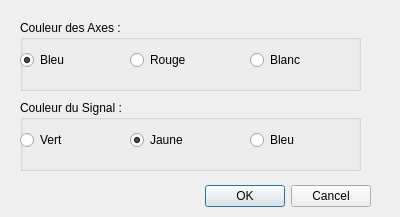
<?xml version="1.0" encoding="UTF-8"?>
<ui version="4.0">
 <class>Window</class>
 <widget class="QDialog" name="Window">
  <property name="geometry">
   <rect>
    <x>0</x>
    <y>0</y>
    <width>400</width>
    <height>217</height>
   </rect>
  </property>
  <property name="windowTitle">
   <string>Dialog</string>
  </property>
  <widget class="QDialogButtonBox" name="buttonBox">
   <property name="geometry">
    <rect>
     <x>30</x>
     <y>180</y>
     <width>341</width>
     <height>32</height>
    </rect>
   </property>
   <property name="orientation">
    <enum>Qt::Horizontal</enum>
   </property>
   <property name="standardButtons">
    <set>QDialogButtonBox::Cancel|QDialogButtonBox::Ok</set>
   </property>
  </widget>
  <widget class="QGroupBox" name="colorAxe">
   <property name="geometry">
    <rect>
     <x>20</x>
     <y>20</y>
     <width>341</width>
     <height>71</height>
    </rect>
   </property>
   <property name="title">
    <string>Couleur des Axes :</string>
   </property>
   <widget class="QRadioButton" name="axeBlue">
    <property name="geometry">
     <rect>
      <x>0</x>
      <y>30</y>
      <width>61</width>
      <height>20</height>
     </rect>
    </property>
    <property name="text">
     <string>Bleu</string>
    </property>
    <property name="checked">
     <bool>true</bool>
    </property>
   </widget>
   <widget class="QRadioButton" name="axeRed">
    <property name="geometry">
     <rect>
      <x>110</x>
      <y>30</y>
      <width>71</width>
      <height>20</height>
     </rect>
    </property>
    <property name="text">
     <string>Rouge</string>
    </property>
   </widget>
   <widget class="QRadioButton" name="axeWhite">
    <property name="geometry">
     <rect>
      <x>230</x>
      <y>30</y>
      <width>71</width>
      <height>20</height>
     </rect>
    </property>
    <property name="text">
     <string>Blanc</string>
    </property>
   </widget>
  </widget>
  <widget class="QGroupBox" name="colorCurve">
   <property name="geometry">
    <rect>
     <x>20</x>
     <y>100</y>
     <width>341</width>
     <height>71</height>
    </rect>
   </property>
   <property name="title">
    <string>Couleur du Signal :</string>
   </property>
   <widget class="QRadioButton" name="curveGreen">
    <property name="geometry">
     <rect>
      <x>0</x>
      <y>30</y>
      <width>61</width>
      <height>20</height>
     </rect>
    </property>
    <property name="text">
     <string>Vert</string>
    </property>
    <property name="checked">
     <bool>false</bool>
    </property>
   </widget>
   <widget class="QRadioButton" name="curveYellow">
    <property name="geometry">
     <rect>
      <x>110</x>
      <y>30</y>
      <width>71</width>
      <height>20</height>
     </rect>
    </property>
    <property name="text">
     <string>Jaune</string>
    </property>
    <property name="checked">
     <bool>true</bool>
    </property>
   </widget>
   <widget class="QRadioButton" name="curveBlue">
    <property name="geometry">
     <rect>
      <x>230</x>
      <y>30</y>
      <width>71</width>
      <height>20</height>
     </rect>
    </property>
    <property name="text">
     <string>Bleu</string>
    </property>
   </widget>
  </widget>
 </widget>
 <resources/>
 <connections>
  <connection>
   <sender>buttonBox</sender>
   <signal>accepted()</signal>
   <receiver>Window</receiver>
   <slot>accept()</slot>
   <hints>
    <hint type="sourcelabel">
     <x>248</x>
     <y>254</y>
    </hint>
    <hint type="destinationlabel">
     <x>157</x>
     <y>274</y>
    </hint>
   </hints>
  </connection>
  <connection>
   <sender>buttonBox</sender>
   <signal>rejected()</signal>
   <receiver>Window</receiver>
   <slot>reject()</slot>
   <hints>
    <hint type="sourcelabel">
     <x>316</x>
     <y>260</y>
    </hint>
    <hint type="destinationlabel">
     <x>286</x>
     <y>274</y>
    </hint>
   </hints>
  </connection>
 </connections>
</ui>
